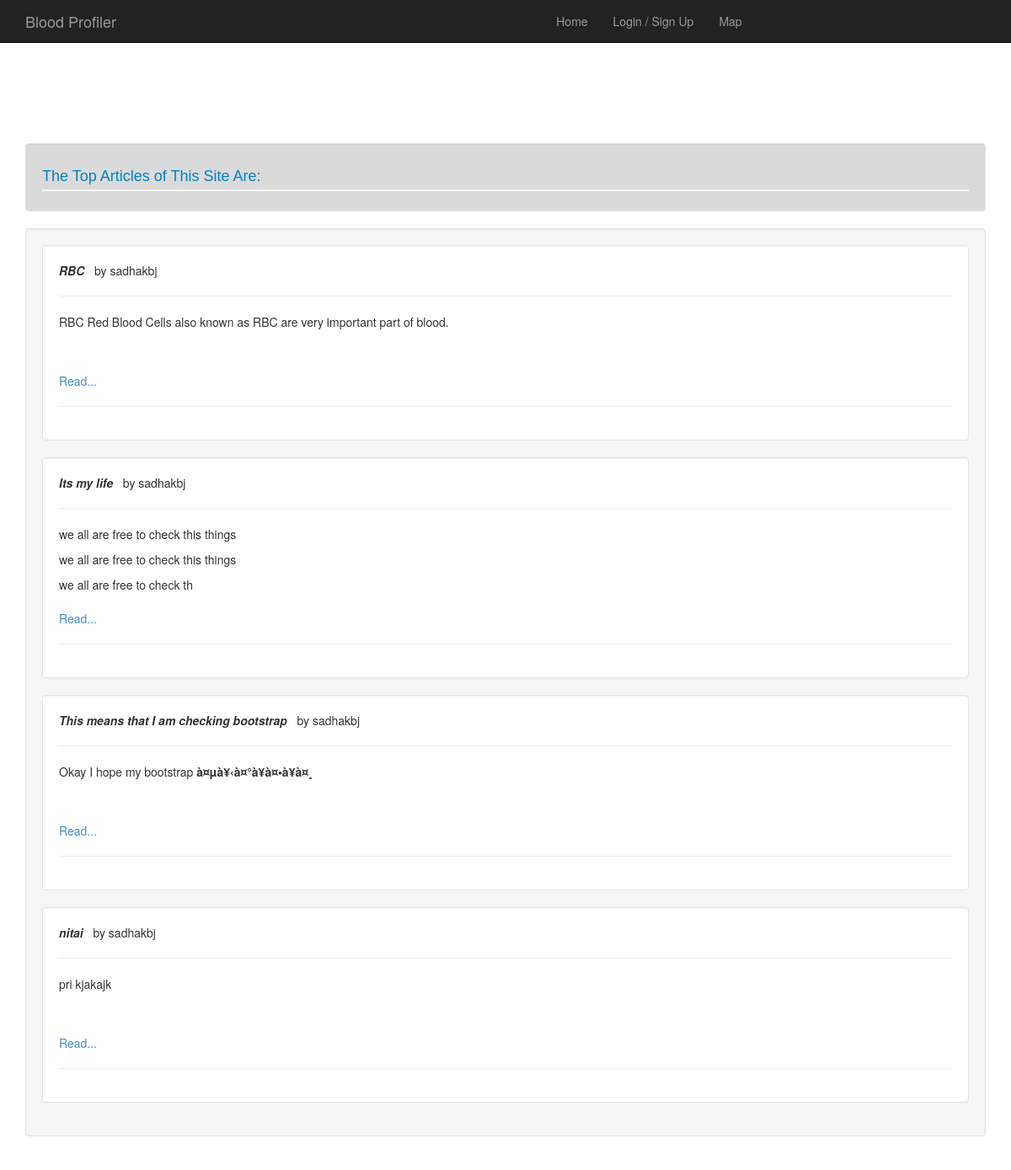
Screenshot of /list_article.php with the database file from the repository.
### tables this page shows
CREATE TABLE IF NOT EXISTS `article` (
  `article_id` int(11) NOT NULL AUTO_INCREMENT,
  `title` varchar(60) NOT NULL,
  `body` text NOT NULL,
  `postedby` varchar(50) NOT NULL,
  `posted_time` datetime NOT NULL,
  PRIMARY KEY (`article_id`)
);

### list_article.php (the view, shortened to what this page needs)
<?php
if($_SESSION){
require_once("header.php");
}
else {
require_once("header1.php");
}
?>
<div class="well" style="background-color: #dadada;">
<h4>  The Top Articles of This Site Are:  </h4>
	</div>
	<div class ="well">
		<?php
		$getA  = mysql_query("select * FROM article ORDER BY article_id DESC");
		while($getArt = mysql_fetch_assoc($getA)) {
			$id = $getArt['article_id'];
			$Title = $getArt['title'];
			$body = $getArt['body'];
			$poster = $getArt['postedby'];
			$body_short = substr($body, 0,120);
			?>
			<div class="well" style="background-color: white;">
			<b> <i><?php  echo $Title;  ?>  </b>  </i> &nbsp  by <?php echo $poster ?> <hr>
			<?php  echo $body_short;  ?> <br>
			<?php echo "<a href='article.php?article=$id'> <br></b> Read... </a>";   ?>
			 <hr>
		</div>
			<?php
		}
		?>
	</div>

### header1.php (shortened to what this page needs)
<!doctype html >
<html lang ="en" ng-app>
<head>
		<link rel="stylesheet" href="css/bootstrap.css" type="text/css">
		<link rel="stylesheet" href="css/style.css" type="text/css">
</head>
<body>
    <div class="navbar navbar-inverse navbar-fixed-top">
      <div class="container">
        <div class="navbar-header">
	   <a href="#" class="navbar-brand"> Blood Profiler </a>
	   	   </div>
		   <div class="navbar-collapse collapse">
		       <ul class="nav navbar-nav">
			     <li> <a href="#" style="margin-left: 400px"> &nbsp &nbsp &nbsp &nbsp&nbsp&nbsp&nbsp &nbsp&nbsp&nbsp&nbsp&nbsp
   				 </a> </li>
				 <li> <a href="index.php?blood%^^&^999prof^76&^iler76oooo00"> Home </a> </li>
				 <li> <a href="signup.php?#login"> Login / Sign Up </a>
					<li> <a href="maps.php"> Map </a> </li>
			   </ul>
		</div>
		</div>
		</div>
		<div class="container"> <br> <br>
</body>

### css/style.css (style rules this page uses)
body { padding-top: 50px; padding-bottom: 20px; }
h4 { font-family: Arial; color: #0084c6; padding-bottom: 5px; margin-bottom: 4px; border-bottom: 2px solid white; }

### rows the page displays
article: title "RBC", postedby "sadhakbj", body "RBC Red Blood Cells also known as RBC are very important part of blood."
article: title "Its my life", postedby "sadhakbj", body "we all are free to check this things we all are free to check this things we all are free to check th"
article: title "This means that I am checking bootstrap", postedby "sadhakbj", body "Okay I hope my bootstrap à¤µà¥‹à¤°à¥à¤•à¥à¤¸"
article: title "nitai", postedby "sadhakbj", body "pri kjakajk"
